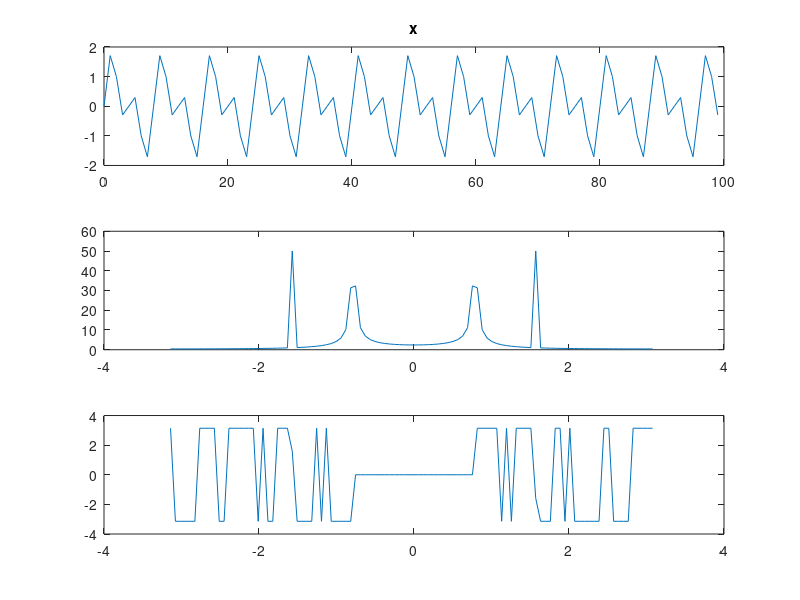
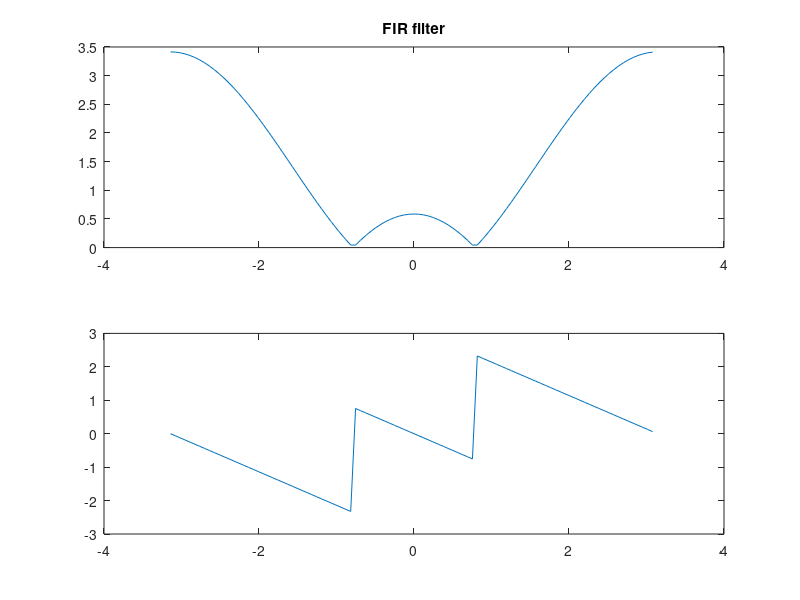
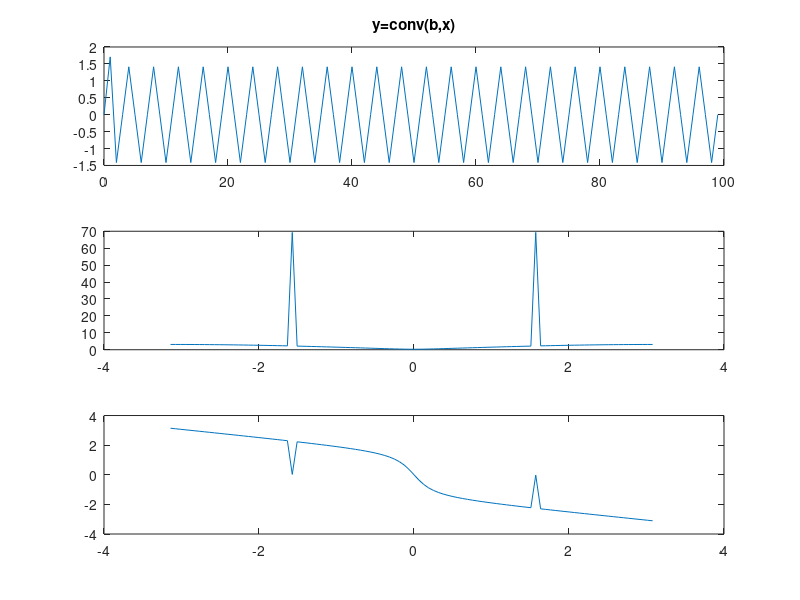
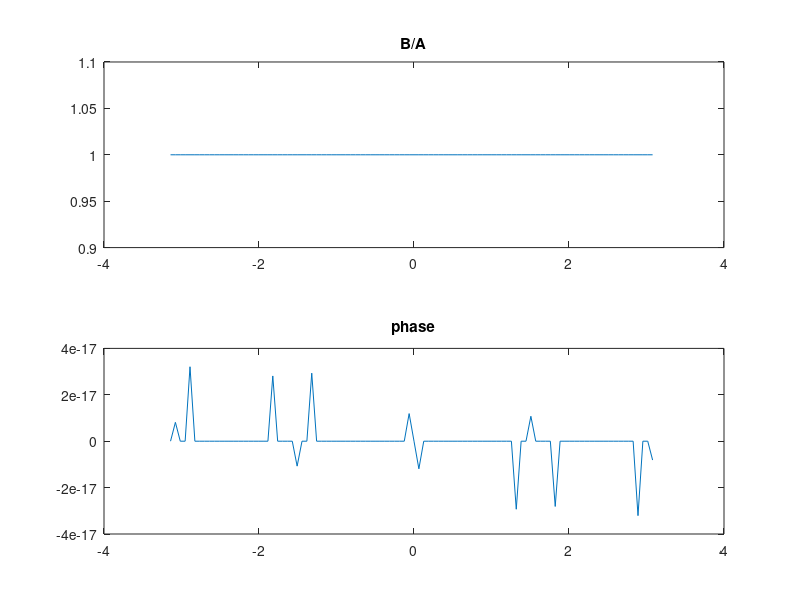

Reproduce these figures in MATLAB, in order.
% Lab # 5

nt=100;
w1=pi/4;
w2=pi/2;
dt=1;
t=0:nt-1;
t=t*dt;
x=sin(w1*t)+sin(w2*t);
rhob=1;
rhoa=1.2;

f=-nt/2:nt/2-1;
f=f*2/nt*1/(2*dt);
f=f*2*pi;

figure(1)
subplot(311),plot(t,x);title('x')
subplot(312),plot(f,fftshift(abs(fft(x))));
subplot(313),plot(f,fftshift(angle(fft(x))));

rhob=1
answer='y'
while answer=='y' 
    B=[1 -2/rhob*cos(pi/4) 1/rhob^2];
    Bz=[B zeros(1,length(x)-length(B))];


    figure(2)
    subplot(211),plot(f,fftshift(abs(fft(Bz))));title('FIR filter')
    subplot(212),plot(f,fftshift(angle(fft(Bz))));
    figure(gcf)
    answer=input('another try?','s');
    if (answer=='y')
       rhob=input('rhob=?'),
    end
end


%y=conv(x,B);
y=filter(B,1,x);
y=y(1:nt);

figure(3)
subplot(311),plot(t,y);title('y=conv(b,x)')
subplot(312),plot(f,fftshift(abs(fft(y))));
subplot(313),plot(f,fftshift(angle(fft(y))));

%%%%%%%%%%%%%%%%%%%%%%%%%%%%%
% IIR
rhoa=1
answer='y'
while answer=='y' 

     A=[1 -2/rhoa*cos(pi/4) 1/rhoa^2];
     Az=[A zeros(1,length(x)-length(A))];

     figure(4)
     subplot(211),plot(f,fftshift(abs(fft(Bz)./fft(Az))));title('B/A')
     subplot(212),plot(f,fftshift(angle(fft(Bz)./fft(Az))));title('phase')

     y=filter(B,A,x);
     y=y(1:nt);
     figure(gcf)

     figure(5)
     subplot(311),plot(t,y);title('y=conv(b,x)')
     subplot(312),plot(f,fftshift(abs(fft(y))));
     subplot(313),plot(f,fftshift(angle(fft(y))));



     figure(gcf)
     answer=input('another try?','s');
     if (answer=='y')
       rhoa=input('rhoa=?'),
     end
end













